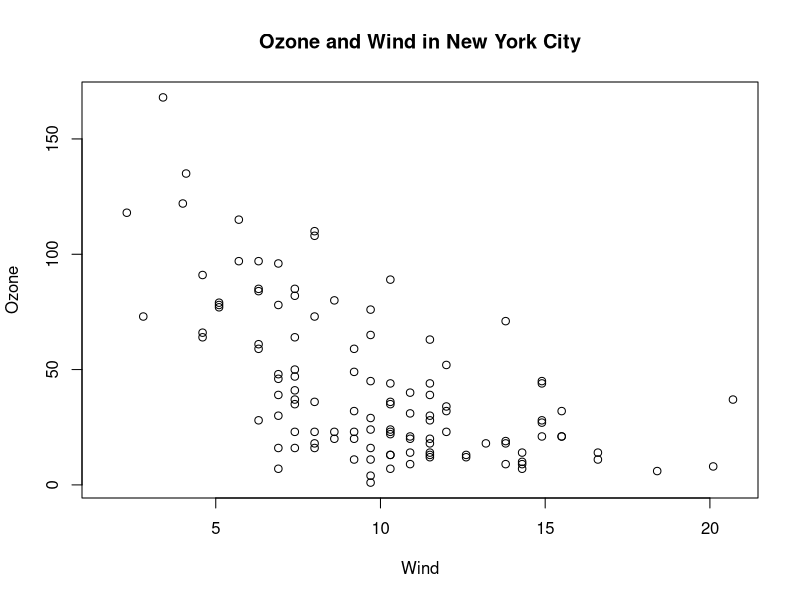
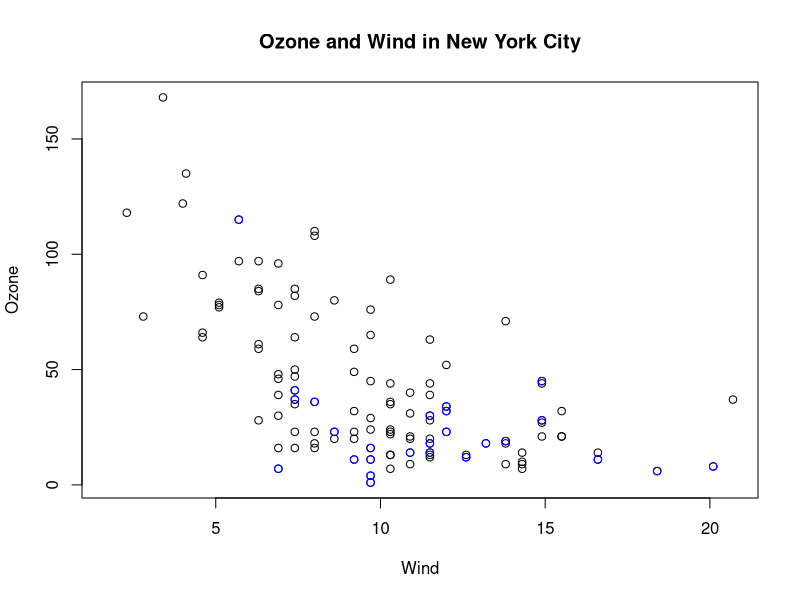
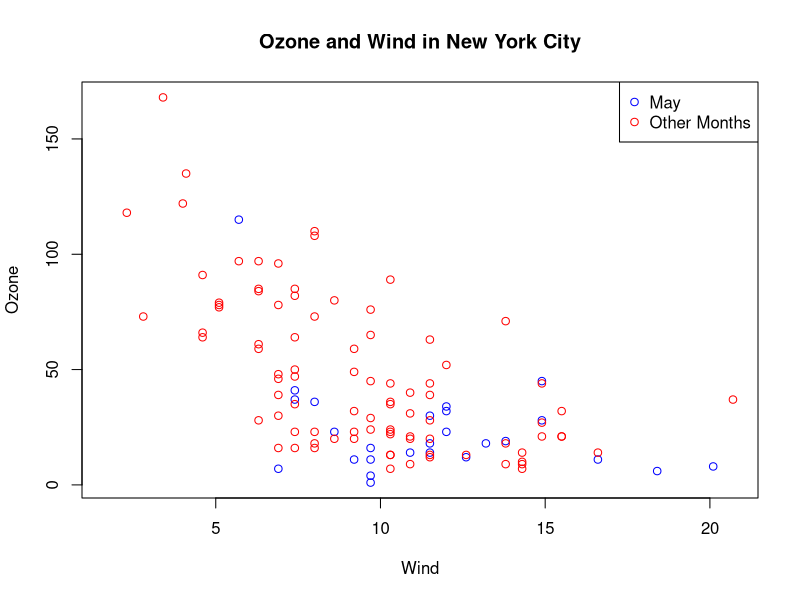
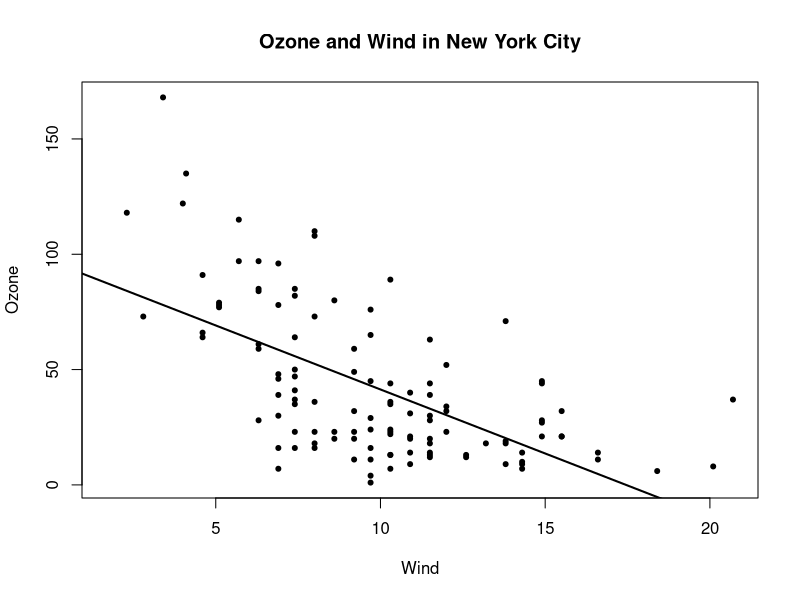
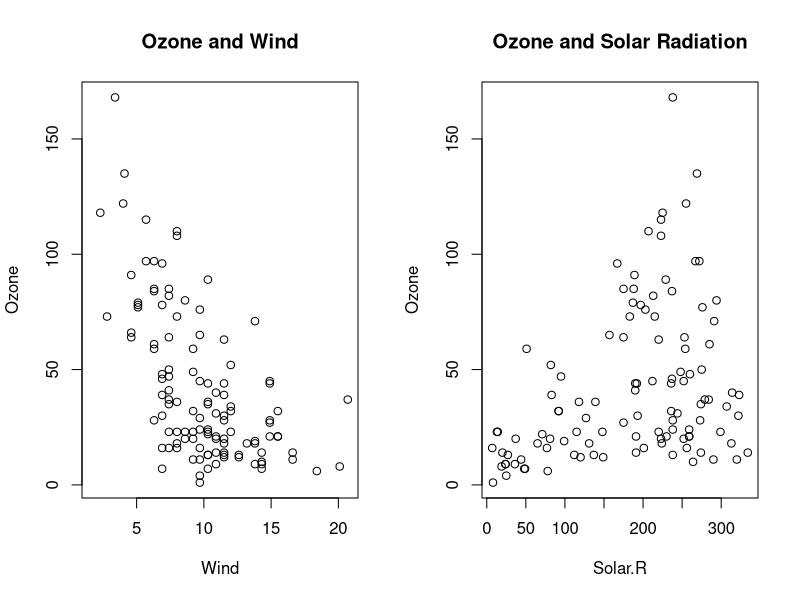
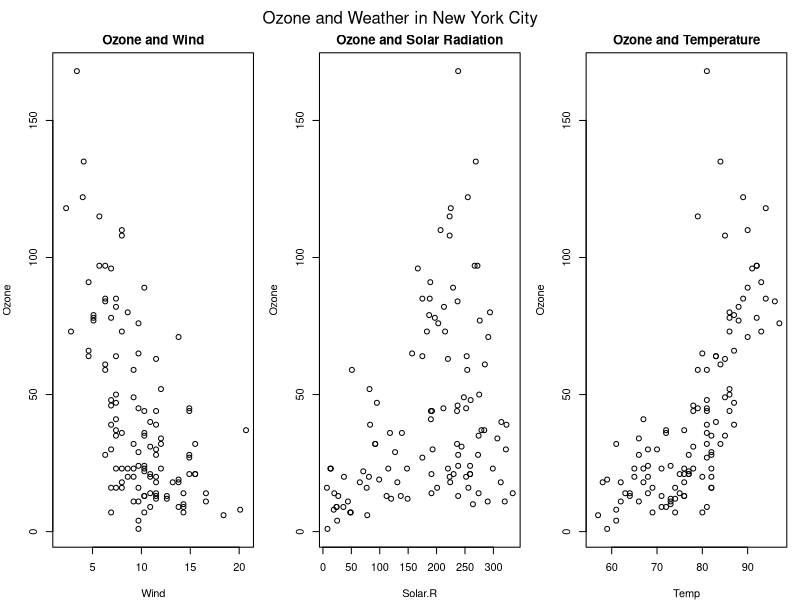
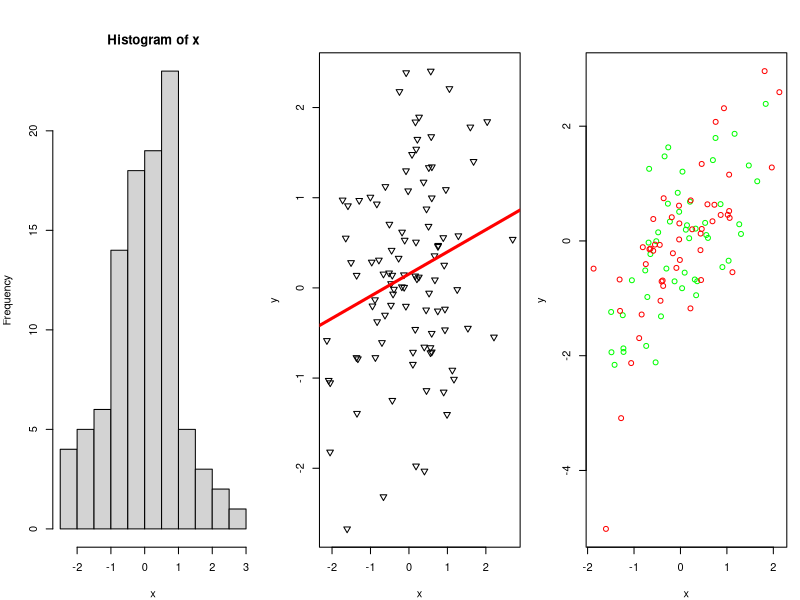
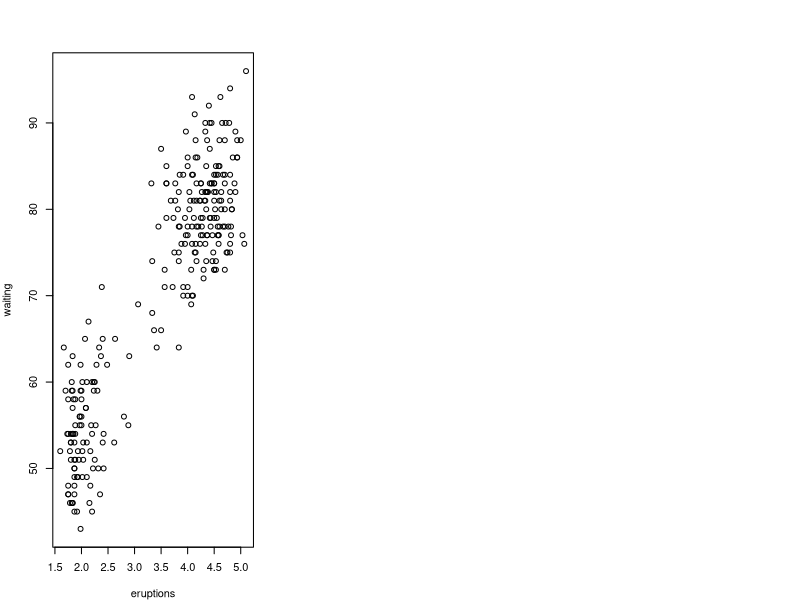

These figures' R source, in order: (Note: this script raises an error after producing the figures.)
## ---- chunk 1
library(datasets)
with(airquality, plot(Wind,Ozone))
title(main="Ozone and Wind in New York City")
## ---- chunk 2
with(airquality, plot(Wind, Ozone, main = "Ozone and Wind in New York City"))
with(subset(airquality, Month==5), points(Wind, Ozone, col = "blue"))
## ---- chunk 3
with(airquality, plot(Wind, Ozone, main = "Ozone and Wind in New York City", type="n"))
with(subset(airquality, Month==5), points(Wind, Ozone, col = "blue"))
with(subset(airquality, Month!=5), points(Wind, Ozone, col = "red"))
legend("topright", pch=1, col = c("blue", "red"), legend = c("May", "Other Months"))
## ---- chunk 4
with(airquality, plot(Wind, Ozone, main = "Ozone and Wind in New York City", pch = 20))
model <- lm(Ozone ~ Wind, airquality)
abline(model, lwd = 2)
## ---- chunk 5
par(mfrow = c(1,2))
with(airquality, {
    plot(Wind, Ozone, main = "Ozone and Wind")
    plot(Solar.R, Ozone, main = "Ozone and Solar Radiation")
})
## ---- chunk 6
par(mfrow = c(1,3), mar=c(4,4,2,1), oma = c(0,0,2,0))
with(airquality, {
    plot(Wind, Ozone, main = "Ozone and Wind")
    plot(Solar.R, Ozone, main = "Ozone and Solar Radiation")
    plot(Temp, Ozone, main = "Ozone and Temperature")
    mtext("Ozone and Weather in New York City", outer = TRUE)
})
## ---- chunk 7
x <- rnorm(100)
hist(x)
y <- rnorm(100)
plot(x,y, pch = 6)
fit <- lm(y ~ x)
abline(fit, lwd = 3, col = "red")

## ---- chunk 8
x <- rnorm(100)
y <- x + rnorm(100)
g <- gl(2,50)
g <- gl(2, 50, labels = c("Male", "Female"))
str(g)
plot(x, y, type = "n") # Make the plot but do not put any data in there
points(x[g == "Male"], y[g == "Male"], col = "green")
points(x[g == "Female"], y[g == "Female"], col = "red")
## ---- chunk 9
library(datasets)
with(faithful, plot(eruptions, waiting))
tile(main = "Old Faithful Geyser Data")
## ---- chunk 10
pdf(file="example.pdf")
with(faithful, plot(eruptions,waiting))
title(main="Old Faithful Geysers data")
dev.off()
## ---- chunk 11
library(datasets)
with(faithful, plot(eruptions, waiting))
title(main = "Old Faithful Geyser Data")
dev.copy(png, file = "geyserplot.png")
dev.off()
